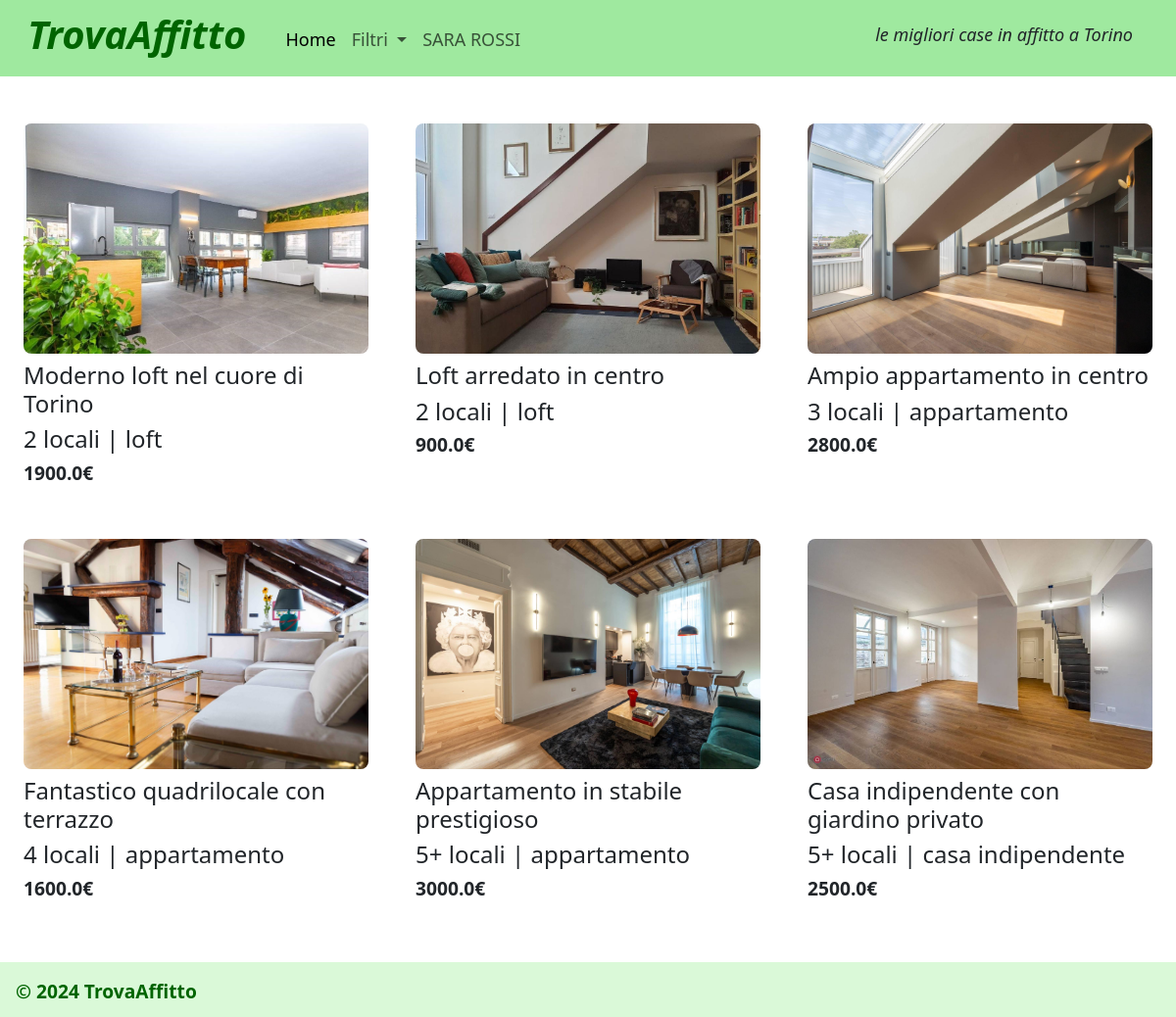
Screenshot of /?ordina=1 (signed in) with the database file from the repository.
### tables this page shows
CREATE TABLE "utenti" (
	"email"	TEXT NOT NULL UNIQUE,
	"nome"	TEXT NOT NULL,
	"cognome"	TEXT NOT NULL,
	"password"	TEXT NOT NULL,
	"tipologia_utente"	TEXT NOT NULL,
	"id"	INTEGER,
	PRIMARY KEY("id" AUTOINCREMENT)
);

CREATE TABLE "annunci" (
	"id"	INTEGER NOT NULL UNIQUE,
	"titolo"	TEXT NOT NULL,
	"tipologia"	TEXT NOT NULL,
	"locali"	INTEGER NOT NULL,
	"descrizione"	TEXT NOT NULL,
	"prezzo"	REAL NOT NULL,
	"arredata"	INTEGER NOT NULL,
	"disponibilita"	INTEGER NOT NULL,
	"indirizzo"	TEXT NOT NULL,
	"id_locatore"	INTEGER NOT NULL,
	PRIMARY KEY("id" AUTOINCREMENT),
	FOREIGN KEY("id_locatore") REFERENCES "utenti"("id")
);

CREATE TABLE "foto" (
	"id_foto"	INTEGER,
	"id_annuncio"	INTEGER NOT NULL,
	"foto_annuncio"	TEXT NOT NULL,
	FOREIGN KEY("id_annuncio") REFERENCES "annunci"("id"),
	PRIMARY KEY("id_foto" AUTOINCREMENT)
);

### app.py (the view)
@app.route('/')
def home():
    ordina = request.args.get('ordina')
    print(ordina)
    if not ordina:
        annunci_db = annunci_dao.get_annunci()
        ordina = 0
    elif int(ordina)==1:
        annunci_db = annunci_dao.get_annunci_ordinati_per_locali()
    annunci = [dict(row) for row in annunci_db] #copia i dati ottenuti dal db in una lista di dizionari, in modo che siano modificabili
    for annuncio in annunci:
        foto_db = foto_dao.get_foto_annuncio(annuncio['id']) #prende le foto della tabella 'foto' associate al id_annunci0
        if (len(foto_db)>0):
            foto_list=[]
            for foto in foto_db:
                foto_list.append(foto['foto_annuncio'])
        annuncio['foto']=foto_list
    return render_template('home.html', annunci = annunci , ordinamento = ordina)

### annunci_dao.py (called while the page is built)
def get_annunci_ordinati_per_locali():
    query = 'SELECT * FROM annunci ORDER BY locali ASC' #seleziona tutti i campi di tutti gli annunci in ordine di locali crescenti
    connection = sqlite3.connect('db/db-affitti.db')
    connection.row_factory = sqlite3.Row  #converte la tupla a dizionario
    cursor = connection.cursor()
    cursor.execute(query)
    annunci = cursor.fetchall()
    print(annunci)
    cursor.close()
    connection.close()
    return annunci

### app.py (called while the page is built)
@login_manager.user_loader
def load_user(user_id):
    utente_db = utenti_dao.get_utente_by_id(user_id) #prendo i dati dell'utente corrispondente all'id passata come parametro
    if utente_db: # se l'utente esiste, creo un oggetto User() con i campi dell'utente
        user = User(id=utente_db['id'], email=utente_db['email'], nome=utente_db['nome'], cognome=utente_db['cognome'], password=utente_db['password'], tipologia_utente=utente_db['tipologia_utente']) #creo un nuovo oggetto User
    else:
        user=None
    return user

### foto_dao.py (called while the page is built)
def get_foto_annuncio(id_annuncio):
    query = 'SELECT * FROM foto WHERE id_annuncio=?' #seleziona tutte le foto dell'annuncio
    connection = sqlite3.connect('db/db-affitti.db')
    connection.row_factory = sqlite3.Row  #converte la tupla a dizionario
    cursor = connection.cursor()
    cursor.execute(query, (id_annuncio,))
    foto = cursor.fetchall()
    cursor.close()
    connection.close()
    return foto

### utenti_dao.py (called while the page is built)
def get_utente_by_id(id):
    query = 'SELECT * FROM utenti WHERE id = ?' #seleziona tutti i campi dell'utente che ha l'id passato come parametro
    connection = sqlite3.connect('db/db-affitti.db')
    connection.row_factory = sqlite3.Row  #converte la tupla a dizionario
    cursor = connection.cursor()
    cursor.execute(query, (id,))
    utente = cursor.fetchone()
    cursor.close()
    connection.close()
    return utente

### templates/home.html (shortened to what this page needs)
{% extends "base.html" %}
{% block navbar %}
<li class="nav-item dropdown">
    <a class="nav-link dropdown-toggle" role="button" data-bs-toggle="dropdown" aria-expanded="false">
      Filtri
    </a>
</li>
{% endblock %}
{% block content %}
<main>
    <article class="row g-0">
    {% for annuncio in annunci %}
        {% if annuncio.disponibilita==1 %}
        <div class="col-lg-4 col-md-6 col-sm-12 p-4">
            <a href="{{url_for('annuncio', id=annuncio.id)}}">
                <img src="{{url_for('static', filename=annuncio.foto[0])}}" class="img-casa" alt="Immagine casa">
            </a>
            <section id="annuncio-casa-home">
                <h1 id="casa-titolo">{{annuncio.titolo}}</h1>
                {% if annuncio.locali==5 and annuncio.tipologia!='indipendente' %}<h2 id="casa-locali-tipo">5+ locali  |  {{annuncio.tipologia}}</h2>
                {% elif annuncio.locali==5 and annuncio.tipologia=='indipendente' %}<h2 id="casa-locali-tipo">5+ locali  |  casa indipendente</h2>
                {% elif annuncio.locali!=5 and annuncio.tipologia=='indipendente' %}<h2 id="casa-locali-tipo">{{annuncio.locali}}  |  casa indipendente</h2>
                {% else %}<h2 id="casa-locali-tipo">{{annuncio.locali}} locali  |  {{annuncio.tipologia}}</h2>{% endif %}
                <h3 id="casa-prezzo">{{annuncio.prezzo}}€</h3>
            </section>
        </div>
        {% endif %}
    {% endfor %}
    </article>
</main>
{% endblock %}

### templates/base.html (shortened to what this page needs)
<!DOCTYPE html>
<html lang="en">
<head>
    <link href="https://cdn.jsdelivr.net/npm/bootstrap@5.3.2/dist/css/bootstrap.min.css" rel="stylesheet">
    <link rel="stylesheet" href="{{url_for('static', filename='style.css')}}">
</head>
<body>
  <header id="myheader">
      <nav class="navbar navbar-expand-lg mb-2" id="mynav">
          <div class="container-fluid">
            <h1 id="mytitle">TrovaAffitto</h1>
            <div class="collapse navbar-collapse" id="navbarSupportedContent">
              <ul class="navbar-nav mb-2">
                <li class="nav-item">
                  <a class="nav-link {% if request.path=='/' %} active {% endif %}" href="{{url_for('home')}}">Home</a>
                </li>
                {% block navbar %}{% endblock %}
                {% if not current_user.is_authenticated %}
                <li class="nav-item">
                  <a class="nav-link {% if request.path=='/login' %} active {% endif %}" href="{{url_for('login')}}">Login</a>
                </li>
                {% else %}
                <li class="nav-item">
                  <a class="nav-link {% if request.path=='/profile/'~current_user.id %} active {% endif %}" href="{{url_for('profile', id=current_user.id)}}">{{current_user.nome.upper()}} {{current_user.cognome.upper()}}</a>
                </li>
                {% endif %}
              </ul>
            </div>
            <p id="descrizione-navbar">le migliori case in affitto a Torino</p>
          </div>
      </nav>
  </header>
  <div class="content">
    {% block content %}
    {% endblock %}
  </div>
  <footer>
    <p>© 2024 TrovaAffitto</p>
  </footer>
</body>
</html>

### static/style.css (style rules this page uses)
#mynav { background-color:#9fe99f; }
#descrizione-navbar { justify-content: last baseline; align-items: center; font-size: large; font-weight: 500; font-style: italic; padding-top: 0.5rem; margin-right: 2rem; }
#mytitle { font-weight:700; font-style: oblique; color:darkgreen; padding-right: 2rem; padding-left: 1rem; }
.nav-link { font-size: large; font-weight: 500; padding-right: 2rem; padding-top: 1.2rem; }
.img-casa { width: 100%; border-radius: 0.5rem; }
#casa-titolo { padding-top: 0.5rem; font-size: 1.5rem; font-weight: 500; }
#casa-locali-tipo { font-weight: 200; font-size: x-large; }
#casa-prezzo { font-weight: 600; font-size: larger; }
footer { background-color:#DAF9D8; height: 3.5rem; width: 100%; margin-top: 2rem; }
footer p { padding: 1rem 1rem 0.5rem 1rem; font-weight: 600; font-size: larger; color: darkgreen; }
.content { min-height: 31.5rem; }

### rows the page displays
utenti: nome "SARA", cognome "ROSSI"
annunci: foto_annuncio (picture), titolo "Moderno loft nel cuore di Torino", locali "2", tipologia "loft", prezzo "1900.0"
annunci: foto_annuncio (picture), titolo "Loft arredato in centro", locali "2", tipologia "loft", prezzo "900.0"
annunci: foto_annuncio (picture), titolo "Ampio appartamento in centro", locali "3", tipologia "appartamento", prezzo "2800.0"
annunci: foto_annuncio (picture), titolo "Fantastico quadrilocale con terrazzo", locali "4", tipologia "appartamento", prezzo "1600.0"
annunci: foto_annuncio (picture), titolo "Appartamento in stabile prestigioso", tipologia "appartamento", prezzo "3000.0"
annunci: foto_annuncio (picture), titolo "Casa indipendente con giardino privato", locali "5+ locali | casa indipendente", prezzo "2500.0"
